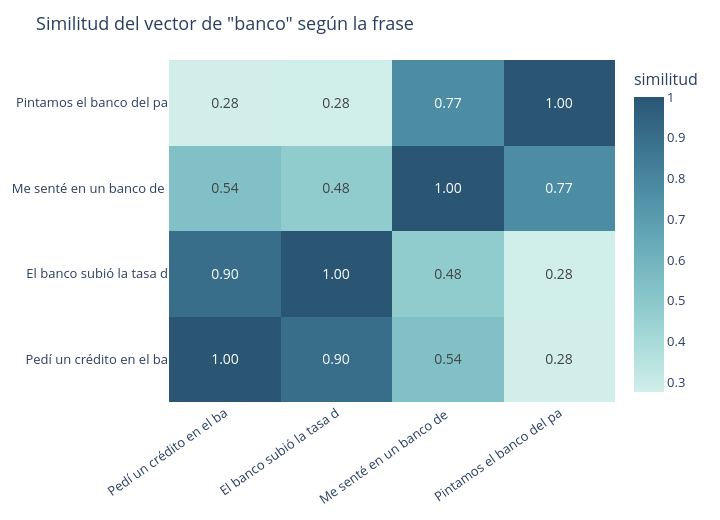

Notebook code for this chart:
### Markdown cell above
## Misión 7: el contexto cambia el significado

En un modelo Transformer, cada token mira a los demás tokens de la frase. Ese mecanismo se llama **auto-atención** (*self-attention*). Por eso la palabra "banco" no tiene un vector fijo: su vector depende de la frase.

### Code cell
# Misión 7: el vector de "banco" en cuatro frases
frases_banco = [
    "Pedí un crédito en el banco.",
    "El banco subió la tasa de interés.",
    "Me senté en un banco de la plaza.",
    "Pintamos el banco del parque."
]

def vector_de_palabra(frase, palabra="banco"):
    tok = modelo.tokenizer(frase, return_offsets_mapping=True)
    inicio = frase.lower().index(palabra)
    fin = inicio + len(palabra)
    indices = [i for i, (a, b) in enumerate(tok["offset_mapping"]) if a < fin and b > inicio and b > a]
    tokens = modelo.encode(frase, output_value="token_embeddings").cpu().numpy()
    v = tokens[indices].mean(axis=0)
    return v / np.linalg.norm(v)

V = np.array([vector_de_palabra(f) for f in frases_banco])
matriz = V @ V.T

etiquetas = [f[:24] for f in frases_banco]
fig = go.Figure(go.Heatmap(
    z=matriz, x=etiquetas, y=etiquetas,
    colorscale="Teal", zmin=float(matriz.min()), zmax=1,
    text=[[f"{valor:.2f}" for valor in fila] for fila in matriz],
    texttemplate="%{text}", textfont=dict(size=14),
    hovertemplate="%{y}<br>%{x}<br>%{z:.2f}<extra></extra>",
    colorbar=dict(title="similitud"),
))
fig.update_layout(
    title='Similitud del vector de "banco" según la frase',
    height=520, width=720, font=dict(size=13),
    xaxis=dict(tickangle=-35),
    margin=dict(l=20, r=20, t=60, b=20),
)
fig.show()

### Figure 1 — Plotly figure (JSON) as saved in the notebook; plotly's stock layout.template omitted (floating-point values rounded to 4 significant figures)
{"data": [{"colorbar": {"title": {"text": "similitud"}}, "colorscale": [[0, "rgb(209, 238, 234)"], [0.1667, "rgb(168, 219, 217)"], [0.3333, "rgb(133, 196, 201)"], [0.5, "rgb(104, 171, 184)"], [0.6667, "rgb(79, 144, 166)"], [0.8333, "rgb(59, 115, 143)"], [1, "rgb(42, 86, 116)"]], "hovertemplate": "%{y}<br>%{x}<br>%{z:.2f}<extra></extra>", "text": [["1.00", "0.90", "0.54", "0.28"], ["0.90", "1.00", "0.48", "0.28"], ["0.54", "0.48", "1.00", "0.77"], ["0.28", "0.28", "0.77", "1.00"]], "textfont": {"size": 14}, "texttemplate": "%{text}", "type": "heatmap", "x": ["Pedí un crédito en el ba", "El banco subió la tasa d", "Me senté en un banco de ", "Pintamos el banco del pa"], "y": ["Pedí un crédito en el ba", "El banco subió la tasa d", "Me senté en un banco de ", "Pintamos el banco del pa"], "z": [[1.0, 0.9017, 0.5365, 0.2758], [0.9017, 1.0, 0.4788, 0.2774], [0.5365, 0.4788, 1.0, 0.7713], [0.2758, 0.2774, 0.7713, 1.0]], "zmax": 1, "zmin": 0.2758}], "layout": {"font": {"size": 13}, "height": 520, "margin": {"b": 20, "l": 20, "r": 20, "t": 60}, "title": {"text": "Similitud del vector de \"banco\" según la frase"}, "width": 720, "xaxis": {"tickangle": -35}}}
